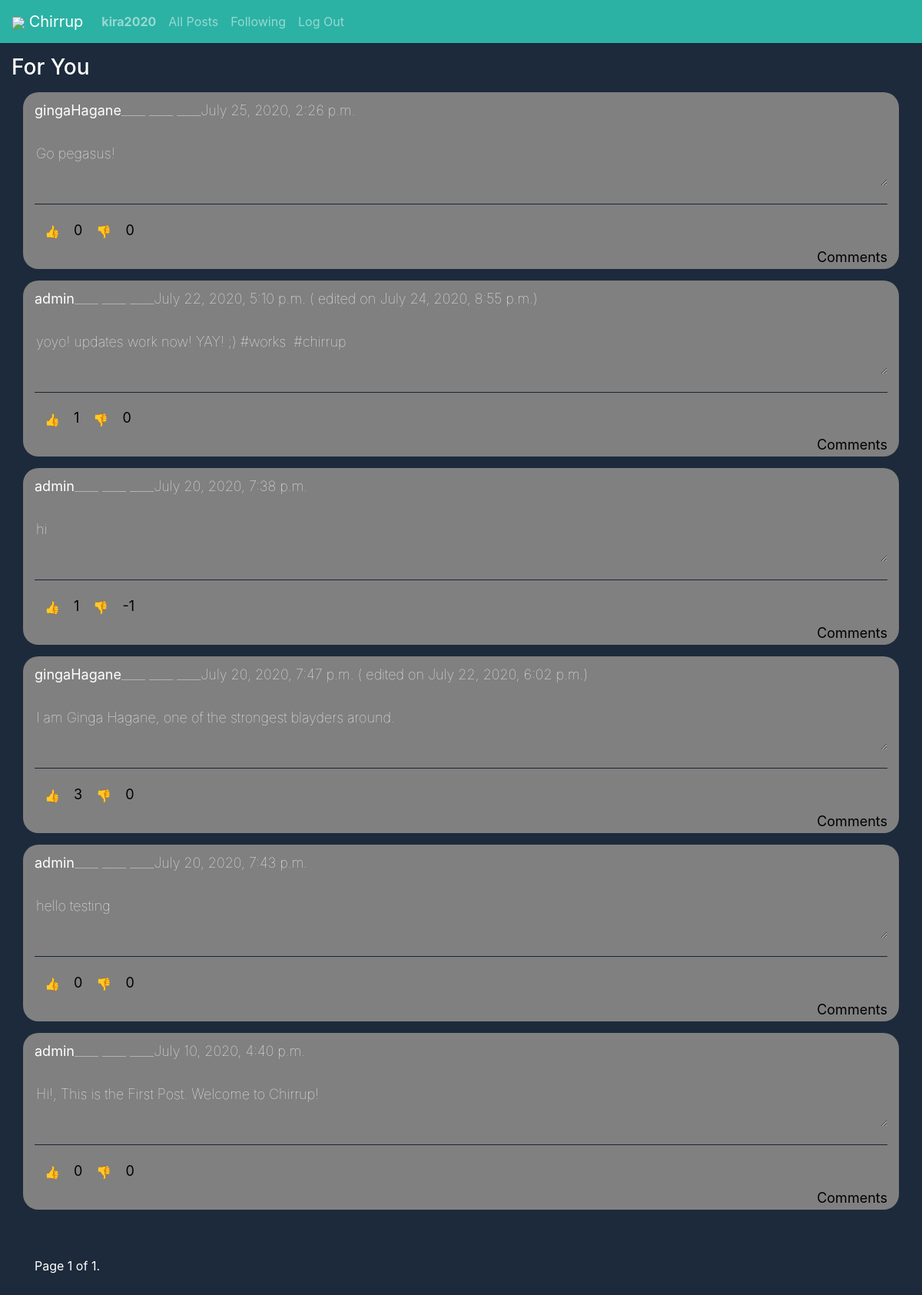
/1/following (signed in), run on the app's committed database.
### network/models.py (models this page shows)
class User(AbstractUser):
    dT = models.DateTimeField(default=datetime.now)

class Post(models.Model):
    poster = models.ForeignKey(User, on_delete=models.CASCADE, related_name="posts")
    likes = models.IntegerField(default=0)
    dislikes = models.IntegerField(default=0)
    content = models.CharField(max_length = 255)
    dTCreated = models.DateTimeField(default=datetime.now)
    dTEdited = models.DateTimeField('date_edited', default=datetime.now)
    Edited = models.BooleanField(default=False)

### network/views.py (the view)
# urls.py: path("<int:userID>/following", views.following, name="following"),
def following(request, userID):
    follows = Follow.objects.filter(user_id=request.user.id)
    followsList = []
    for f in follows:
        followsList.append(f.target_id)
    posts = Post.objects.filter(poster_id__in=followsList).order_by('-dTEdited')
    paginator = Paginator(posts, 10)
    page_number = request.GET.get('page')
    page_obj = paginator.get_page(page_number)
    context = {
        "posts":  posts,
        "page_obj": page_obj
    }
    return render(request, "network/following.html", context)

### network/templates/network/following.html (shortened to what this page needs)
{% extends "network/layout.html" %}
{% block scripts %}
{% load static %}
{% endblock scripts %}
{% block body %}
   <h3>For You</h3>
   {% for post in page_obj %}
   <div class = "post" id=id{{post.id}}>
      <h7 style="text-align: center;"><b><a class = "whiteLinkTag" href="{% url 'userPage' post.poster.id %}">{{post.poster}}</a></b>____ ____ ____{{post.dTCreated}}</h7>
      {% if post.Edited%}
      ( edited on {{post.dTEdited}})
    {% endif%}
      <br></br>
      <div id=content>
         <textarea class='textarea' readonly>{{post.content}}</textarea>
      </div>
      <hr style="background-color:#1c2a3b"></hr>
      <form id="reactionForm" method="POST">
         <button value={{post.likes}} class="btn-POP btn btn-default" id="likeBtn">👍</button>
         <label id="like">{{post.likes}}</label>
         <button value={{post.dislikes}} class="btn-POP btn btn-default" id="dislikeBtn">👎</button>
         <label id="dislike">{{post.dislikes}}</label>
      </form>
      <a class="blackLinkTag comment" style="font-weight:normal" href="{% url 'commentsPage' user.id post.id %}">Comments</a>
   </div>
   {% empty %}
   <h4>No Posts</h4>
   {% endfor %}
   <div class="container">
      <div class="vertical-center">
         <nav aria-label="Page navigation example">
         <span>
            Page {{ page_obj.number }} of {{ page_obj.paginator.num_pages }}.
         </span>
         </nav>
      </div>
   </div>
{% endblock %}

### network/templates/network/layout.html (shortened to what this page needs)
{% load static %}
<!DOCTYPE html>
<html lang="en">
    <head>
        <link rel="stylesheet" href="https://stackpath.bootstrapcdn.com/bootstrap/4.4.1/css/bootstrap.min.css">
        <link href="{% static 'network/styles.css' %}" rel="stylesheet">
    </head>
    <body style = "background-color:  #1c2a3b; color: white" >
        <nav class="navbar navbar-expand-lg navbar-dark nav-green">
            <a class="navbar-brand" href="{% url 'index' %}">
                <img src="{% static 'network/logo.png' %}" height="40px">
                Chirrup
            </a>
            <div>
              <ul class="navbar-nav">
                {% if user.is_authenticated %}
                    <li class="nav-item">
                        <a class="nav-link" href="{% url 'userPage' user.id %}"><strong>{{ user.username }}</strong></a>
                    </li>
                {% endif %}
                <li class="nav-item">
                  <a class="nav-link" href="{% url 'allPosts' %}">All Posts</a>
                </li>
                {% if user.is_authenticated %}
                    <li class="nav-item">
                        <a class="nav-link" href="{% url 'following' user.id %}">Following</a>
                    </li>
                    <li class="nav-item">
                        <a class="nav-link" href="{% url 'logout' %}">Log Out</a>
                    </li>
                {% endif %}
              </ul>
            </div>
          </nav>
        <div class="body" style="margin: 15px;">
            {% block body %}
            {% endblock %}
        </div>
    </body>
</html>

### network/static/network/styles.css (style rules this page uses)
.nav-green { background-color: #2bb2a4; }
.post { background-color: gray; margin: 15px; border-radius: 20px; padding: 15px; padding-bottom: 2px; padding-top: 10px; font-weight: lighter; font-size: large; }
a.whiteLinkTag:link { color: white; text-decoration: none; }
a.blackLinkTag:link { color: black; text-decoration: none; }
.container { height: 100px; position: relative; }
.vertical-center { margin: 0; position: absolute; top: 50%; -ms-transform: translateY(-50%); transform: translateY(-50%); }
.comment { position: sticky; left: 90%; }
textarea { width: 100%; -webkit-box-sizing: border-box; -moz-box-sizing: border-box; box-sizing: border-box; background-color: transparent; color: white; font-weight: lighter; border: none; }
label { color: black; font-weight: normal; }

### data on the page
User: username "kira2020"
Post: poster "gingaHagane", dTCreated "July 25, 2020, 2:26 p.m.", content "Go pegasus!", likes "0", dislikes "0"
Post: poster "admin", dTCreated "July 22, 2020, 5:10 p.m.", dTEdited "July 24, 2020, 8:55 p.m.", content "yoyo! updates work now! YAY! ;) #works #chirrup", likes "1", dislikes "0"
Post: poster "admin", dTCreated "July 20, 2020, 7:38 p.m.", content "hi", likes "1", dislikes "-1"
Post: poster "gingaHagane", dTCreated "July 20, 2020, 7:47 p.m.", dTEdited "July 22, 2020, 6:02 p.m.", content "I am Ginga Hagane, one of the strongest blayders around.", likes "3", dislikes "0"
Post: poster "admin", dTCreated "July 20, 2020, 7:43 p.m.", content "hello testing", likes "0", dislikes "0"
Post: poster "admin", dTCreated "July 10, 2020, 4:40 p.m.", content "Hi!, This is the First Post. Welcome to Chirrup!", likes "0", dislikes "0"

### other printed values
{{ page_obj.number }} "1"
{{ page_obj.paginator.num_pages }} "1"
